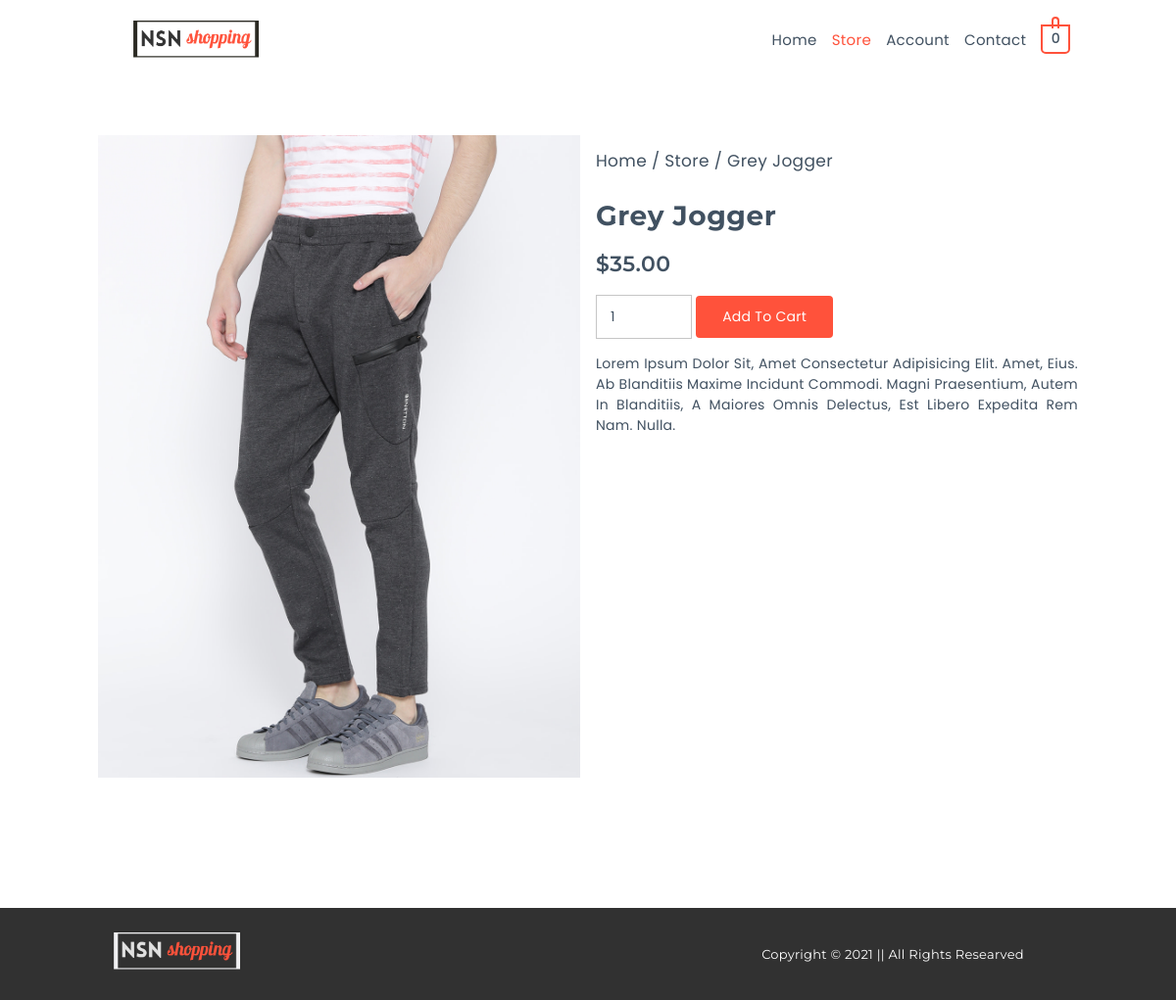
The page /product_details.php?product_id=21&product_name=grey jogger on the database its author committed.
### tables this page shows
CREATE TABLE `product_info` (
  `id` int(255) NOT NULL,
  `name` varchar(255) NOT NULL,
  `price` int(255) NOT NULL,
  `description` text NOT NULL,
  `category` varchar(255) NOT NULL,
  `date` varchar(255) NOT NULL,
  `author` varchar(255) NOT NULL,
  `img` varchar(255) NOT NULL
);

### include/functions.php (called while the page is built, shortened)
<?php
function productById($connect, $product_id)
{
  $result = "";
  $query_select = "SELECT * FROM product_info WHERE id = '$product_id'";
  $result_select = mysqli_query($connect, $query_select);
  if ($result_select) {
    $result = $result_select;
  } else {
    $result = false;
  }
  return $result;
}

### product_details.php (the view, shortened to what this page needs)
<!DOCTYPE html>
<html lang="en">
<head>
  <link rel="stylesheet" href="https://use.fontawesome.com/releases/v5.8.1/css/all.css">
  <link rel="stylesheet" href="https://stackpath.bootstrapcdn.com/font-awesome/4.7.0/css/font-awesome.min.css">
  <link rel="stylesheet" href="vendor/css/normalize.css">
  <link rel="stylesheet" href="vendor/css/grid.css">
  <link rel="stylesheet" href="css/style.css">
  <link rel="stylesheet" href="css/header.css">
  <link rel="stylesheet" href="css/footer.css">
  <link rel="stylesheet" href="css/product_details.css">
</head>
<body>
  <?php include "header.php"; ?>
  <section class="overview-container">
    <div class="row">
      <?php
      if (isset($_REQUEST["product_id"])) {
        $product_id = $_REQUEST["product_id"];
        if (productById($connect, $product_id) == false) {
          header("location: store.php");
          die();
        } else {
          $result_product_data = productById($connect, $product_id);
          $count = mysqli_num_rows($result_product_data);
          if ($count == 0) {
            header("location: store.php");
            die();
          } else {
            while ($row_product_data = mysqli_fetch_assoc($result_product_data)) {
              $product_name = $row_product_data["name"];
              $product_price = $row_product_data["price"];
              $product_description = $row_product_data["description"];
              $product_img = $row_product_data["img"];
            }
          }
        }
      } else {
        header("location: store.php");
        die();
      }
      ?>
      <div class="img-container col1 span-1-of-2">
        <img src="admin/upload/<?php echo $product_img; ?>" id="product_img">
      </div>
      <div class="description-container col1 span-1-of-2">
        <div class="pagepath-container">
          <span class="page-path"><a href="home.php">home</a> / <a href="store.php">store</a> / <?php echo $product_name; ?></span>
        </div>
        <div class="product-title">
          <h4><?php echo $product_name; ?></h4>
        </div>
        <div class="product-price">
          <h5>$<?php echo $product_price; ?>.00</h5>
        </div>
        <div class="product-action">
          <form action="add_cart.php" method="POST">
            <input class="quantity" min="1" max="100" type="number" name="quantity" value="1">
            <button class="btn btnSubmit" type="submit" name="submit">add to cart</button>
          </form>
        </div>
        <div class="product_description">
          <p><?php echo $product_description; ?></p>
        </div>
      </div>
    </div>
  </section>
  <?php include "footer.php"; ?>
</body>
</html>

### css/style.css (style rules this page uses)
*, *:after, *:before { margin: 0; padding: 0; box-sizing: border-box; }
html { font-size: 62.5%; scroll-behavior: smooth; text-rendering: optimizeLegibility; }
:root { --font-heading: "Montserrat", sans-serif; --font-para: "Poppins", sans-serif; --line-height: 1.4; --letter-spacing: 0.02em; --base-color: #ff523b; --font-color: #fff; --head-color: #415161; --para-color: #415161; --transition: all 0.3s; }
body { cursor: default; font-size: 1.4rem; font-weight: 400; font-family: var(--font-para); }
a { color: var(--para-color); font-size: 1.4rem; font-weight: 400; font-family: var(--font-para); letter-spacing: var(--letter-spacing); line-height: var(--line-height); }
span { color: var(--para-color); font-size: 1.4rem; font-weight: 400; font-family: var(--font-para); letter-spacing: var(--letter-spacing); line-height: var(--line-height); }
button { color: var(--para-color); font-size: 1.4rem; font-weight: 400; font-family: var(--font-para); letter-spacing: var(--letter-spacing); line-height: var(--line-height); }
p { color: var(--para-color); font-size: 1.4rem; font-weight: 400; font-family: var(--font-para); letter-spacing: var(--letter-spacing); line-height: var(--line-height); }
h4 { color: var(--head-color); font-size: 2rem; font-weight: 600; font-family: var(--font-heading); letter-spacing: var(--letter-spacing); line-height: var(--line-height); margin: 0; }
h5 { color: var(--head-color); font-size: 1.5rem; font-weight: 500; font-family: var(--font-heading); letter-spacing: var(--letter-spacing); line-height: var(--line-height); margin: 0; }
input, textarea, select { outline: none; font-size: 1.4rem; line-height: var(--line-height); font-family: var(--font-para); }
.row { width: 100rem; margin: 0 auto; }
.btn { padding: 1rem 2.5rem; color: var(--font-color); background: var(--base-color); border: none; outline: none; text-decoration: none; border: 0.2rem solid var(--base-color); border-radius: 0.4rem; text-transform: capitalize; cursor: pointer; transition: var(--transition); }

### css/product_details.css (style rules this page uses)
.overview-container { width: 100%; height: auto; padding: 4% 0 10% 0; }
.img-container { text-align: center; overflow: hidden; }
.img-container img { max-width: 100%; }
.description-container { text-transform: capitalize; }
.pagepath-container { padding: 3% 0 5% 0; }
.page-path a { text-decoration: none; text-transform: capitalize; font-size: 1.7rem; color: var(--head-color); }
.page-path { font-size: 1.7rem; color: var(--head-color); }
.product-title { padding: 0 0 3% 0; }
.product-title h4 { font-size: 2.8rem; font-weight: 700; text-transform: capitalize; }
.product-price { padding: 0 0 3% 0; }
.product-price h5 { font-size: 2.2rem; font-weight: 600; text-transform: capitalize; }
.quantity { width: 20%; outline: none; border: 0.1rem solid #c6c6c6; color: var(--head-color); padding: 1.2rem 1.2rem 1.2rem 1.4rem; }
.product_description { padding: 3% 0; text-align: justify; }
.product_description p { line-height: 1.5; color: var(--para-color); text-transform: capitalize; }

### rows shown on the page
product_info: img (picture), name "Grey Jogger", price "35", description "Lorem Ipsum Dolor Sit, Amet Consectetur Adipisicing Elit. Amet, Eius. Ab Blanditiis Maxime Incidunt Commodi. Magni Praesentium, Autem In Blanditiis, A Maiores Omnis Delectus, Est Libero Expedita Rem Nam. Nulla."

### other values the page prints
$all_nav_links[$i] "Home"
$all_nav_links[$i] "Store"
$all_nav_links[$i] "Account"
$all_nav_links[$i] "Contact"
$count_cart_number "0"
